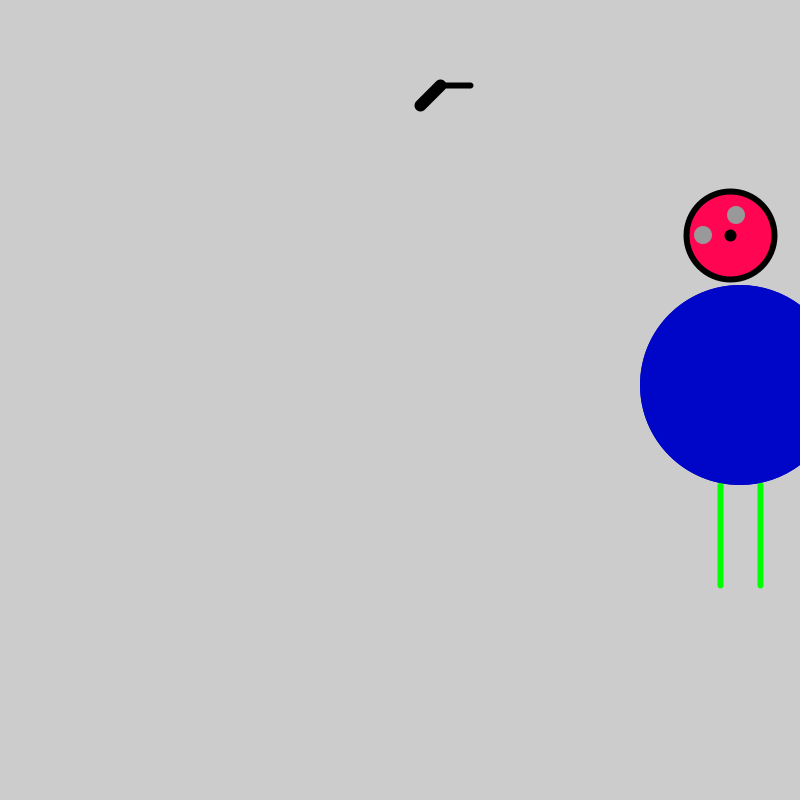
Frame 1 (no input)
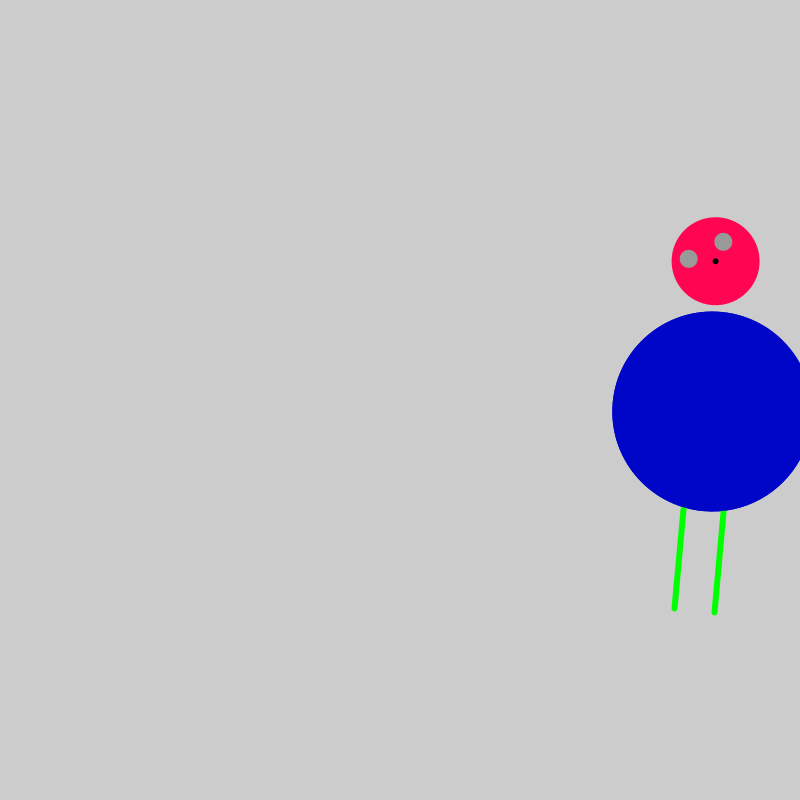
Frame 60 (the mouse pressed at the canvas centre just before this capture)
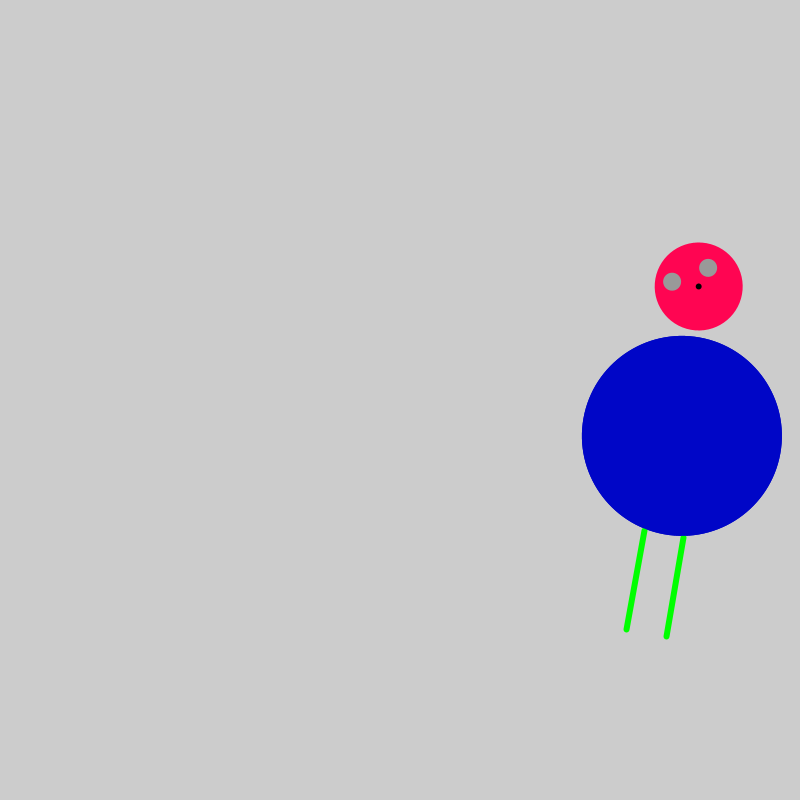
Frame 120 (the mouse held since frame 60 and released just before this capture)

The Processing sketch that drew these frames (run headless with seeded random() and noise(); from frame 60 on, the mouse is pressed at the canvas centre):

// Processing sketch: processing_56826
// ── processing_56826.pde

float angle = 0.0; 
float angleDirection = 1; 
float speed = 0.0005;
float x = 150;
float y = 290;
int z = 100;

void setup () {
  size(800, 800); 
  smooth(); 
  strokeWeight(9); 
  background(204, 0, 7); 
  ellipseMode(RADIUS);
}  
  
void draw() { 
  background(204); 
  translate(400, 85); // Move to start position 
  rotate(angle); 
  strokeWeight(12); 
  line(20, 20, 40, 0); 
  translate(40, 0);	// Move to next joint 
  rotate(angle * 2.0); 
  strokeWeight(6); 
  line(0, 0, 30, 0); 
  //translate(30, 0);	// Move to next joint 
  //rotate(angle * 2.5); 
  //strokeWeight(3); 
  //line(0, 0, 20, 0);

angle += speed * angleDirection; 
if ((angle > QUARTER_PI) || (angle < 0)) {
  angleDirection *= -1;

}

// Head 
fill(255, 5, 82); // Set fill to pink
ellipse(y, x, 44, 44); //nose
fill(0); // Set fill to black
ellipse(y, x, 3, 3); // Pupilxxxxxr
fill(153); // Set fill to light gray
noStroke();
ellipse(263, x, 9, 9); // Small eye 1 
ellipse(296, 130, 9, 9); // Small eye 2

//body
noStroke();
fill(0, 6, 199); // Set fill to blue
ellipse(z*3, z*3, z, z); 

// legs
stroke(0, 255, 0); // Set stroke to green
line(320, z*4, 320, z*5); // Left  leg
line(280, z*4, 280, z*5); // Right leg
//line(220, 220, 220, 230); // arm 
//line(220, 220, 240, 230); // arm 

//body
noStroke();
fill(0, 6, 199); // Set fill to blue
ellipse(z*3, z*3, z, z); 

}




//if (d < radius) {
//}
//radius++;
//fill(0); } else {
//fill(255); ellipse(x, y, radius, radius);
